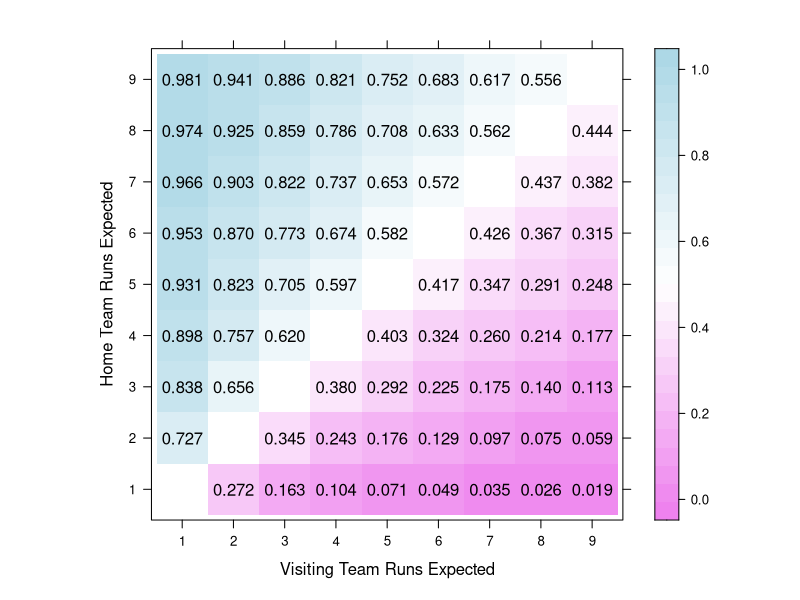

The R script that drew this image:
# Game-day Simulator for Baseball (R)
library(lattice)  # graphics package for probability matrix visual #loading and attaching an add-on package 
#defining the function simulator
simulator <- function(home_mean,away_mean,niterations) { 
     # input runs scored means, output probability of winning for home team
     set.seed(1234)  # set to obtain reproducible results 
     away_game_score <- numeric(niterations) #away runs-scored distribution of the away team for each game (iteration)
     home.game.score <- numeric(niterations) #home runs-scored distribution of the home team for each game (iteration)
     home_win <- numeric(niterations) #probability of winning for home team
     i <- 1 #i is initially initialized to 1
     #creating a while loop that executes the same code again and again until i takes a value greater than the number of games (iterations)
     while (i < niterations + 1) { 
         #using a negative binomial distribution with k set to 4
         away_game_score[i] <- rnbinom(1,mu=away_mean, size = 4) #drawing from the away runs-scored distribution of the away team 
         home.game.score[i] <- rnbinom(1,mu=home_mean, size = 4) #drawing from the home runs-scored distribution of the home team 
         #if the away team score is tied with the home team score the observation is discared, if the away team score is higher than the home team score, the away team wins 
         #if the home team score is higher than the away team score, the home team wins 
         if(away_game_score[i] > home.game.score[i]) home_win[i] <- 1 
         if(away_game_score[i] > home.game.score[i] || 
         away_game_score[i] < home.game.score[i]) i <- i + 1 
         }
     n_home_win <- sum(home_win) #adding the number of times the home team wins 
     n_home_win/niterations  # return probability of home team winning by diving the number of home team wins by the number of games (iterations)
     } 

#the number of games is 100,000
niterations <- 100000  # use smaller number for testing
# probability matrix for results... home team is rows, away team is columns
probmat <- matrix(data = NA, nrow = 9, ncol = 9,  #creating a matrix called probmat, number of rows = 9, number of columns = 9 
  dimnames = list(c(as.character(1:9)), c(as.character(1:9)))) #setting the rows and column names as numbers 1 through 9 
for (index_home in 1:9) #creating a for-loop that iterates through the numbers 1 through 9 for the home team 
for (index_away in 1:9) #creating a for-loop that iterates through the numbers 1 through 9 for the away team 
#checking if each element of the index_home vector is unequal to the corresponding element of the index_away vector 
if (index_home != index_away) {
     probmat[index_home,index_away] <- 
        simulator(index_home, index_away, niterations) #probabaility matrix for the results come from a probability simulator for home and away teams 
     }
#starting the graphics device driver for producing a PDF graphic using the file "fig_sports_analytics_prob_matrix.pdf"
#the width of the graphic is 8.5 and the height of the graphic is 8.5
pdf(file = "fig_sports_analytics_prob_matrix.pdf", width = 8.5, height = 8.5)
x <- rep(1:nrow(probmat),times=ncol(probmat)) #replicating the elements of the vector, 1 through the number of rows and the number of columns in the probability matrix 
y <- NULL #y is the null object 
#creating a for-loop so that each run of the loop will assign i to a different value in the column and rows 
for (i in 1:ncol(probmat)) y <- c(y,rep(i,times=nrow(probmat)))
#sprintf with 3 decimal places, returning a numeric value for the probability matrix, assigned as probtext
probtext <- sprintf("%0.3f", as.numeric(probmat))  # fixed format 0.XXX
text_data_frame <- data.frame(x, y, probtext) #creating a data frame with home team runs expected (rows), away team runs expected (columns), and probability of home team winning 
text_data_frame$probtext <- as.character(text_data_frame$probtext)
text_data_frame$probtext <- ifelse((text_data_frame$probtext == "NA"),
    NA,text_data_frame$probtext)  # define diagonal cells as missing
text_data_frame <- na.omit(text_data_frame)  # diagonal cells
#drawing a level plot for the probabilites 
#number of levels the range of probabilities will be divided into = 25
#number of tick marks = 9
print(levelplot(probmat, cuts = 25, tick.number = 9,
    col.regions=colorRampPalette(c("violet", "white", "light blue")), #creating a vector of colors 
    xlab = "Visiting Team Runs Expected", #the x-axis label 
    ylab = "Home Team Runs Expected", #the y-axis label
        panel = function(...) {
        panel.levelplot(...)  
        #creating panel text, labels = home team runs expected and visting teams runs expected 
        panel.text(text_data_frame$x, text_data_frame$y, 
        labels = text_data_frame$probtext) 
        }))
dev.off()  #closing the file "fig_sports_analytics_prob_matrix.pdf"       
# Suggestion for the student: Develop simulators for football or basketball.    

